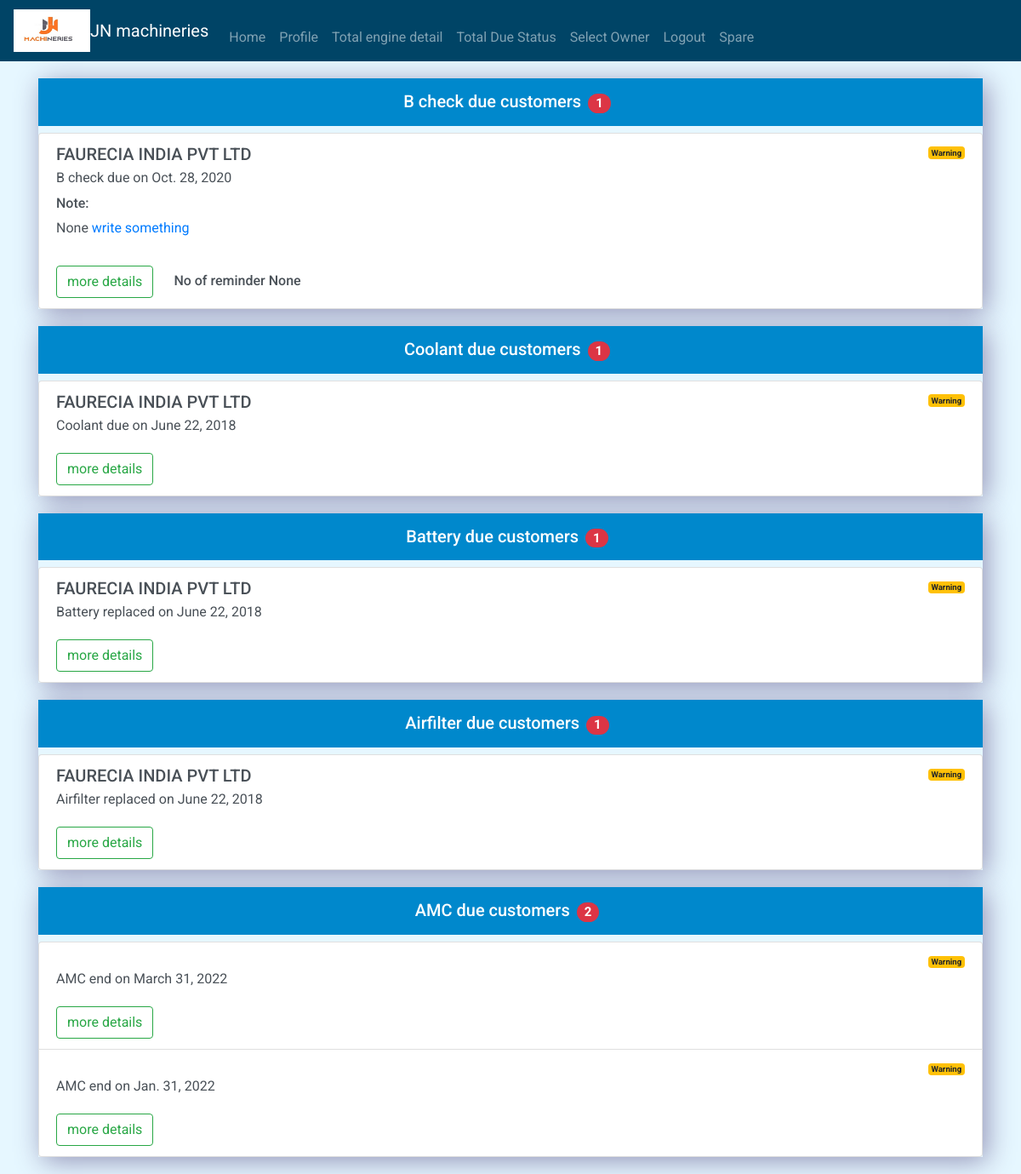
Screenshot of /jnm/due/status/ (signed in) with the database file from the repository.
### app/models.py (models this page shows, shortened)
class Ownership(models.Model):
  author = models.ForeignKey(User, on_delete = models.CASCADE)
  cpcb_norm = [('C1', 'CPCB1'), ('C2', 'CPCB2')]
  battery_make = [('CUMMINS', 'CUMMINS'), ('OTHER', 'OTHER')]
  coolant_choice = [('DCA4', 'DCA4'), ('DCA2', 'DCA2'), ('OTHER', 'OTHER'), ('WATER', 'WATER')]
  controller_detail = [('Cluster', 'Cluster'), ('ECP', 'ECP'), ('ECPG', 'ECPG'), ('POWERCOM', 'POWERCOM'), ('PCC0301', 'PCC0301'), ('PCC1301', 'PCC1301'), ('PCC1302', 'PCC1302'), ('PCC2100', 'PCC2100'), ('PCC3100', 'PCC3100'), ('PCC3201', 'PCC3201'), ('PCC3.3', 'PCC3.3'), ('OTHER', 'OTHER')]
  customer_name = models.CharField(max_length = 100)
  esn = models.DecimalField(max_digits = 10, decimal_places = 0, null = True)
  model = models.CharField(max_length = 10, null = True)
  cpcb_norms = models.CharField(choices = cpcb_norm, max_length = 2, default = 'C1')
  visit = models.IntegerField(null = True)
  kva = models.IntegerField(null = True)
  amc_start = models.DateField(null = True)
  amc_end = models.DateField(null = True)
  contact_person = models.CharField(max_length = 20, null = True)
  phone_num= models.CharField(max_length= 10, null = True)
  mail_id = models.EmailField(max_length = 50, null = True)
  last_b = models.DateField(null = True)
  last_b_hour = models.IntegerField(blank = True, null = True)
  last_c = models.DateField(null = True, blank = True)
  last_c_hour = models.IntegerField(null = True, blank = True)
  last_d = models.DateField(null = True, blank = True)
  last_d_hour = models.IntegerField(null = True, blank = True)
  last_coolant = models.DateField(null = True)
  last_coolant_hour = models.IntegerField(null= True, blank= True)
  last_airfilter = models.DateField(null = True)
  last_airfilter_hour = models.IntegerField(null=True, blank = True)
  last_battery = models.DateField(null = True)
  battery_type = models.CharField(choices = battery_make, max_length = 7, default = 'CUMMINS')
  last_battery_hour = models.IntegerField(null= True, blank = True)
  genset_type = models.CharField(max_length = 20, null = True, blank = True)
  controller_type = models.CharField(choices = controller_detail, max_length =10, blank = True, null = True, default = None)
  type_coolant = models.CharField(choices = coolant_choice, max_length = 6, default = None, blank = True, null = True)
  equ_model = models.CharField(max_length = 10, blank = True, null = True)
  equ_serial = models.CharField(max_length = 10, blank = True, null = True)
  last_fueltank_clean = models.DateField(null = True, blank = True)
  last_radiator_clean = models.DateField(null = True, blank = True)
  last_hose_replacement = models.DateField(null = True, blank = True)
  last_plumber_block = models.DateField(null = True, blank = True)
  last_healthcheck = models.DateField(null = True, blank = True)
  last_fiveyearkit = models.DateField(null = True, blank = True)
  recent_hour = models.IntegerField(blank = True, null = True)
  reminder_count_b = models.IntegerField(blank = True, null = True)
  reminder_count_coolant = models.IntegerField(blank = True, null = True)
  reminder_count_battery = models.IntegerField(blank = True, null = True)
  reminder_count_airfilter = models.IntegerField(blank = True, null = True)
  reminder_count_amcdue = models.IntegerField(blank = True, null = True)
  remark_b = models.CharField(max_length = 150, blank = True, null = True)
  remark_coolant = models.CharField(max_length = 150, blank = True, null = True)
  remark_battery = models.CharField(max_length = 150, blank = True, null = True)
  remark_airfilter = models.CharField(max_length = 150, blank = True, null = True)
  remark_amcdue = models.CharField(max_length = 150, blank = True, null = True)
  customer_response = models.BooleanField(default = False)
  def is_bcheck_due(self, b_obj):
    b_check_customer = b_obj
    b_check_list = []
    for customer in b_check_customer:
      if customer.last_b:
        diff_month = round((datetime.date.today() - customer.last_b).days / 30, 0)
        if customer.cpcb_norms == 'C1' and diff_month >= 6:
          b_check_list.append(customer)
        elif customer.cpcb_norms == 'C2' and diff_month >= 12:
          b_check_list.append(customer)
        else:
          customer.reminder_count_b = 0
          customer.remark_b = ''
    return b_check_list
  def is_coolant_due(self, coolant_obj):
    coolant_customer = coolant_obj
    coolant_due_customer = []
    for ele in coolant_customer:
      if ele.last_airfilter:
        diff_month = round((datetime.date.today() - ele.last_airfilter).days /30, 0)
        if diff_month > 24:
          coolant_due_customer.append(ele)
        else:
          ele.reminder_count_coolant = 0
          ele.remark_coolant = ''
    return coolant_due_customer
  def is_battery_due(self, battery_obj):
    battery_customer = battery_obj
    battery_due_customer = []
    for ele in battery_customer:
      if ele.last_battery:
        if round((datetime.date.today() - ele.last_battery).days /30 , 0) >24:
          battery_due_customer.append(ele)
        else:
          ele.reminder_count_battery = 0
          ele.remark_airfilter = ''
    return battery_due_customer
  def is_airfilter_due(self, airfilter_obj):
    airfilter_customer = airfilter_obj
    airfilter_due_customer = []
    for ele in airfilter_customer:
      if ele.last_airfilter:
        airfilter_diff = round((datetime.date.today()- ele.last_airfilter).days /30, 0)
        if airfilter_diff > 12:
          airfilter_due_customer.append(ele)
        else:
          ele.reminder_count_airfilter = 0
          ele.remark_airfilter = ''
    return airfilter_due_customer
  def is_amc_due(self, amc_obj):
    amc_due = amc_obj
    amc_due_customer = []
    for ele in amc_due:
      if ele.amc_end:
        due_diff = round((ele.amc_end - datetime.date.today()).days /30, 0)
        if due_diff <= 2:
          amc_due_customer.append(ele)
        else:
          ele.reminder_count_amcdue = 0
          ele.remark_amcdue = ''
    return amc_due_customer

### app/views.py (the view)
# urls.py: path('due/status/', views.StatusDue.as_view(),
class StatusDue(View, LoginRequiredMixin):
  def get(self, request, *args, **kwargs):
    user = request.user
    obj = Ownership.objects.filter(author = user)
    B = Ownership()
    B_check_due = B.is_bcheck_due(obj)
    num_of_b = len(B_check_due)
    coolant_due_customer = B.is_coolant_due(obj)
    num_of_coolant = len(coolant_due_customer)
    battery_due_customer = B.is_battery_due(obj)
    num_of_battery = len(battery_due_customer)
    airfilter_due_customer = B.is_airfilter_due(obj)
    num_of_airfilter = len(airfilter_due_customer)
    amcdue_customer = B.is_amc_due(obj)
    num_of_amcdue = len(amcdue_customer)
    context = {'B_due': B_check_due, 'coolant_due': coolant_due_customer, 'total_b': num_of_b, 'total_coolant': num_of_coolant, 'battery_due': battery_due_customer, 'total_battery':num_of_battery, 'airfilter_due': airfilter_due_customer, 'total_airfilter': num_of_airfilter, 'amc_due': amcdue_customer, 'total_amcdue': num_of_amcdue}
    return render(request, 'due.html', context)

### app/templates/due.html (shortened to what this page needs)
{% extends 'base.html' %}
{% block content %}
  <div class="container first-container">
    <div class="second-container">
      <h5 class="heading">B check due customers<span class="badge badge-pill badge-danger mx-2">{{ total_b }}</span></h5>
      <div class="list-group">
        {% for b_customer in B_due %}
        <div class="list-group-item list-group-item-action flex-column align-items-start">
          <div class="d-flex w-100 justify-content-between">
            <h5 class="mb-1">{{ b_customer.customer_name}}</h5>
            <small><span class="badge badge-warning">Warning</span></small>
          </div>
        <div class="w-100 justify-content-between"><p class="mb-1">B check due on {{ b_customer.last_b }}</p>
        <div class="mt-2">
          <h6>Note:</h6>
          <p> {{b_customer.remark_b }}
          <a href="{% url 'note' b_customer.pk %}">write something</a></p>
        </div>
        <div class="d-flex">
        <a href="{% url 'list_detail' b_customer.pk %}" type="button" class="btn btn-outline-success mt-3">more details</a>
        <h6 class="mt-4 ml-4">No of reminder {{ b_customer.reminder_count_b }}</h6>
        </div>
       </div>
      </div>
        {% endfor %}
    </div>
  </div>
</div>
<div class="container first-container">
    <div class="second-container">
      <h5 class="heading">Coolant due customers<span class="badge badge-pill badge-danger mx-2">{{ total_coolant }}</span></h5>
      <div class="list-group">
        {% for coolant_customer in coolant_due %}
        <div class="list-group-item list-group-item-action flex-column align-items-start">
          <div class="d-flex w-100 justify-content-between">
            <h5 class="mb-1">{{ coolant_customer.customer_name}}</h5>
            <small><span class="badge badge-warning">Warning</span></small>
          </div>
        <div class="w-100 justify-content-between"><p class="mb-1">Coolant due on {{ coolant_customer.last_coolant }}</p>
        <a href="{% url 'coolant_list_detail' coolant_customer.pk %}" type="button" class="btn btn-outline-success mt-3">more details</a>
       </div>
      </div>
        {% endfor %}
    </div>
  </div>
</div>
<div class="container first-container">
    <div class="second-container">
      <h5 class="heading">Battery due customers<span class="badge badge-pill badge-danger mx-2">{{ total_battery }}</span></h5>
      <div class="list-group">
        {% for battery_customer in battery_due %}
        <div class="list-group-item list-group-item-action flex-column align-items-start">
          <div class="d-flex w-100 justify-content-between">
            <h5 class="mb-1">{{ battery_customer.customer_name}}</h5>
            <small><span class="badge badge-warning">Warning</span></small>
          </div>
        <div class="w-100 justify-content-between"><p class="mb-1">Battery replaced on {{ battery_customer.last_coolant }}</p>
        <a href="{% url 'battery_list_detail' battery_customer.pk %}" type="button" class="btn btn-outline-success mt-3">more details</a>
       </div>
      </div>
        {% endfor %}
    </div>
  </div>
</div>
<div class="container first-container">
    <div class="second-container">
      <h5 class="heading">Airfilter due customers<span class="badge badge-pill badge-danger mx-2">{{ total_airfilter }}</span></h5>
      <div class="list-group">
        {% for airfilter_customer in airfilter_due %}
        <div class="list-group-item list-group-item-action flex-column align-items-start">
          <div class="d-flex w-100 justify-content-between">
            <h5 class="mb-1">{{ airfilter_customer.customer_name}}</h5>
            <small><span class="badge badge-warning">Warning</span></small>
          </div>
        <div class="w-100 justify-content-between"><p class="mb-1">Airfilter replaced on {{ airfilter_customer.last_airfilter }}</p>
        <a href="{% url 'airfilter_list_detail' airfilter_customer.pk %}" type="button" class="btn btn-outline-success mt-3">more details</a>
       </div>
      </div>
        {% endfor %}
    </div>
  </div>
</div>
<div class="container first-container">
    <div class="second-container">
      <h5 class="heading">AMC due customers<span class="badge badge-pill badge-danger mx-2">{{ total_amcdue }}</span></h5>
      <div class="list-group">
        {% for amcdue_customer in amc_due %}
        <div class="list-group-item list-group-item-action flex-column align-items-start">
          <div class="d-flex w-100 justify-content-between">
            <small><span class="badge badge-warning">Warning</span></small>
          </div>
        <div class="w-100 justify-content-between"><p class="mb-1">AMC end on  {{ amcdue_customer.amc_end }}</p>
        <a href="{% url 'amc_list_detail' amcdue_customer.pk %}" type="button" class="btn btn-outline-success mt-3">more details</a>
       </div>
      </div>
        {% endfor %}
    </div>
  </div>
</div>
{% endblock %}

### static/css/style.css (style rules this page uses)
body { font-family: 'Roboto', sans-serif; background-color: #e6f7ff; }
.second-container { margin: 20px 0px 20px 0px; box-shadow: 5px 5px 30px #9494b8; }
.second-container .heading { width: 100%; padding-top: 15px; padding-bottom: 15px; background-color: #0088cc; text-align: center; color: white; }

### rows the page displays
Ownership: customer_name "FAURECIA INDIA PVT LTD", last_b "Oct. 28, 2020", remark_b "None", reminder_count_b "None", last_coolant "June 22, 2018", last_airfilter "June 22, 2018", amc_end "March 31, 2022"
Ownership: amc_end "Jan. 31, 2022"

### other values shown
{{ total_b }} "1"
{{ total_coolant }} "1"
{{ total_battery }} "1"
{{ total_airfilter }} "1"
{{ total_amcdue }} "2"
